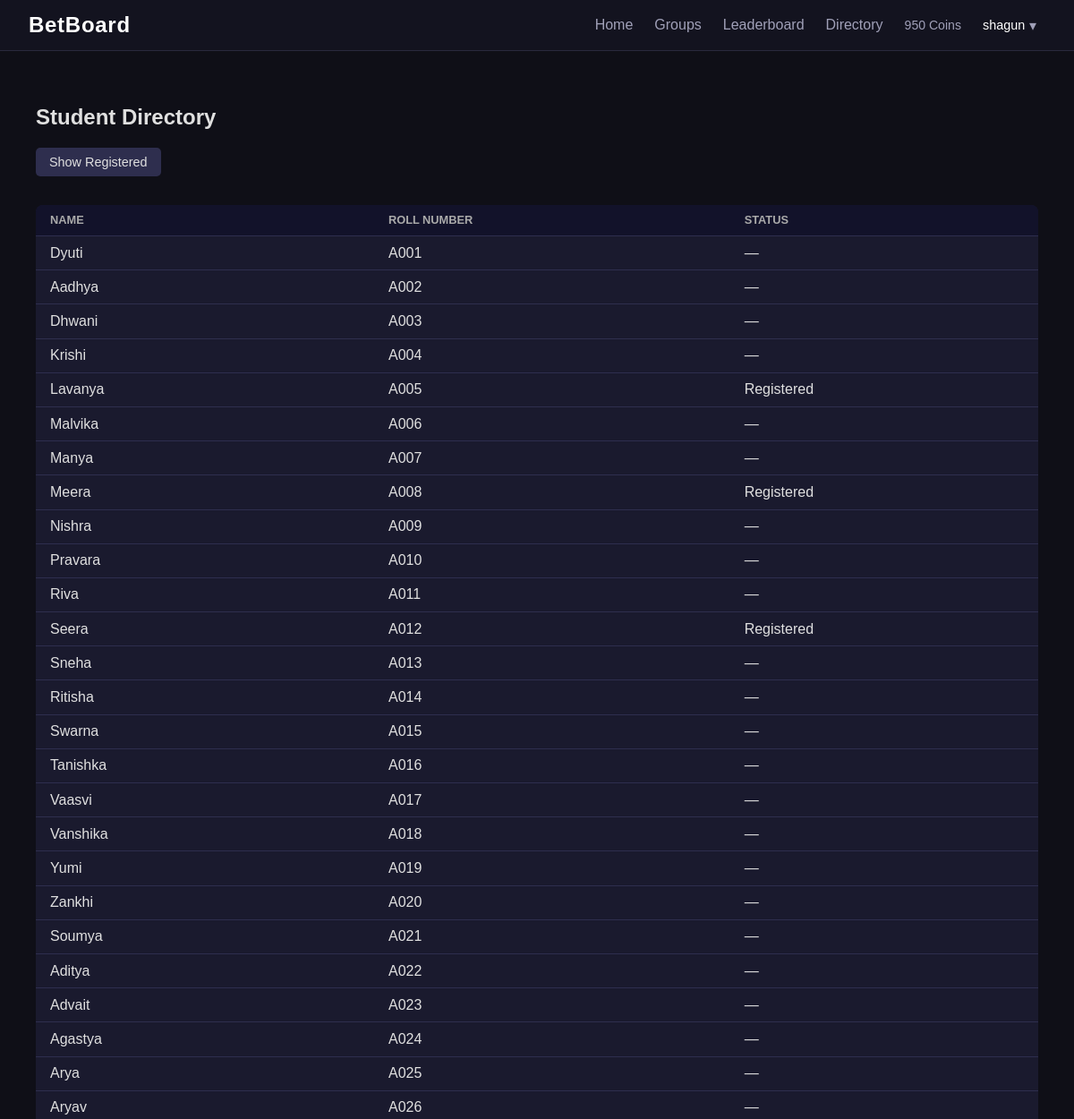
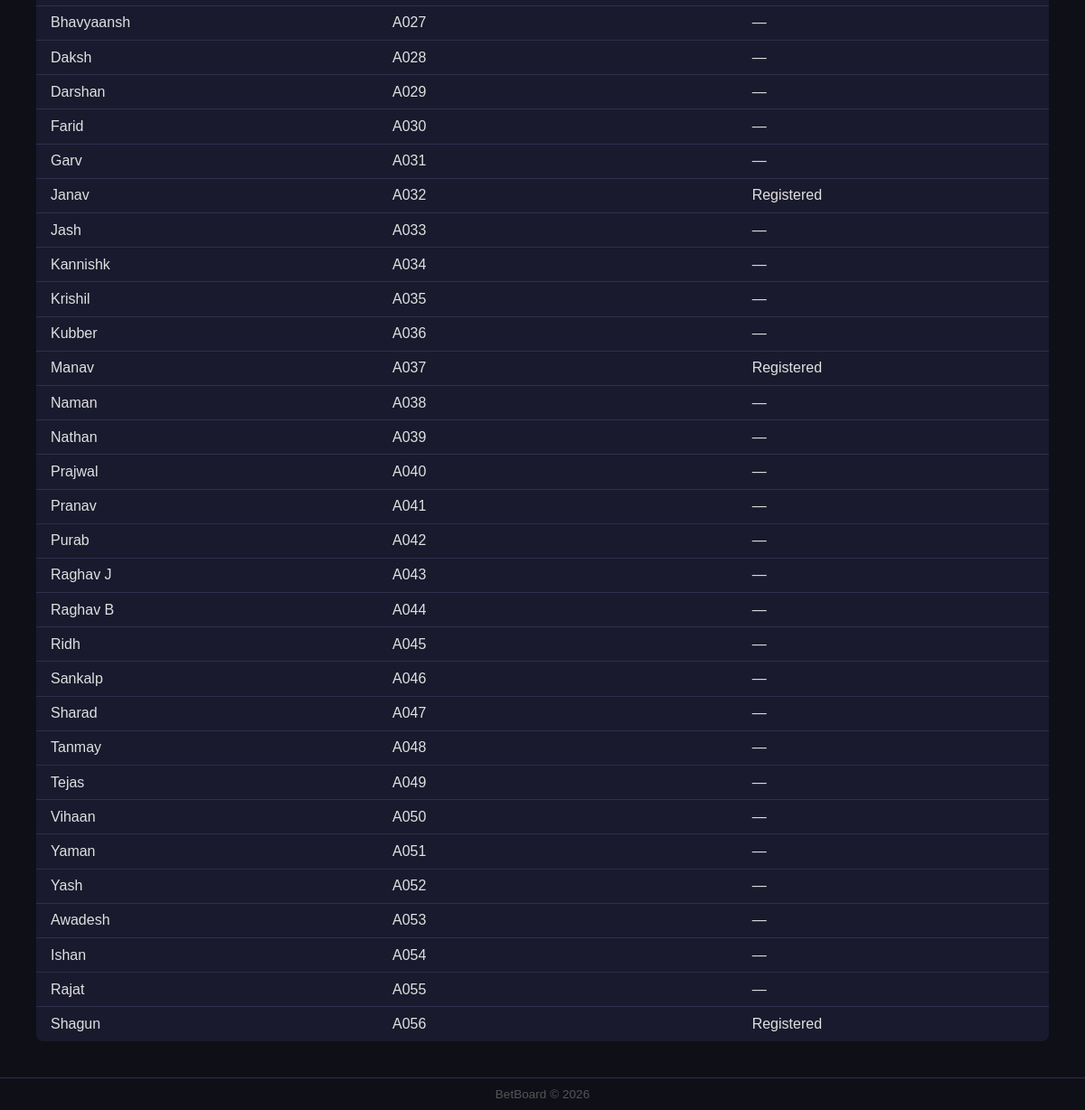
The app's page /directory (signed in) with its own data (2 pictures, top to bottom).
### models.py (models this page shows)
class User(db.Model):
    __tablename__ = "users"
    id = db.Column(db.Integer, primary_key = True)
    username = db.Column(db.String(50), unique = True, nullable = False)
    password_hash = db.Column(db.String(50), nullable = False)
    coins = db.Column(db.Integer, default = 1000)
    created_at = db.Column(db.DateTime, default = datetime.utcnow)
    is_admin = db.Column(db.Boolean, default = False)
    roll_number = db.Column(db.String(20), unique = True, nullable = False)

### routes/auth.py (the view)
@auth_bp.route('/directory')
def directory():
    if "user_id" not in session:
        return redirect(url_for('auth.login'))
    current_user = db.session.get(User, session['user_id'])
    students = load_students()
    entries =[]
    for s in students:
        registered_user = User.query.filter_by(roll_number=s['roll_number'], is_admin=False).first()
        entries.append({
            'name': s['name'],
            'roll_number': s['roll_number'],
            'registered': registered_user is not None,
            'user_id': registered_user.id if registered_user else None
        })
    return render_template('directory.html', entries=entries, current_user=current_user)

### routes/auth.py (called while the page is built)
def load_students():
    path=os.path.join(os.path.dirname(os.path.abspath(__file__)), '..', 'students.csv')
    students = []
    try:
        with open(path, newline='', encoding='utf-8-sig') as f:
            for row in csv.DictReader(f):
                students.append({
                    'name': row['name'].strip(),
                    'roll_number': row['roll_number'].strip().upper()
                })
    except FileNotFoundError:
        pass
    return students

### templates/directory.html (shortened to what this page needs)
{% extends 'base.html' %}
{% block content %}
<div class="container">
    <h2>Student Directory</h2>
    <button id="filter-btn" onclick="toggleFilter()" style="margin-bottom: 16px;"> Show Registered</button>
    <table class="bet-table">
        <thead>
            <tr>
                <th>Name</th>
                <th>Roll Number</th>
                <th>Status</th>
            </tr>
        </thead>
       <tbody id="directory-body">
            {% for e in entries %}
            <tr data-registered="{{ 'yes' if e.registered else 'no' }}">
                <td>{{ e.name }}</td>
                <td>{{ e.roll_number }}</td>
                <td>
                    {% if e.registered %}Registered     {% else %}—{% endif %}
                </td>
            </tr>
            {% endfor %}
        </tbody>
    </table>
</div>
{% endblock %}

### templates/base.html (shortened to what this page needs)
<!DOCTYPE html>
<html>
<head>
    <link rel="stylesheet" href="{{url_for('static', filename='css/style.css')}}"> </head>
<body>
    <nav class="navbar">
        <a href="{{ url_for('betting.dashboard') }}" class="nav-brand">BetBoard</a>
        {%if session.get('user_id')%}
        <div class="nav-right">
            <a href="{{ url_for('betting.dashboard') }}" class="nav-link">Home</a>
            {%if current_user.is_admin%}
                    <a href="{{url_for('admin.admin_groups')}}" class="nav-link">Manage Groups</a>
                    <a href="{{url_for('admin.create_event')}}" class="nav-link">Create Event</a>
            {%else%}
            <a href="{{ url_for('groups.groups') }}" class="nav-link">Groups</a>
             {%endif%}
            <a href="{{ url_for('betting.leaderboard') }}" class="nav-link">Leaderboard</a>
            <a href="{{ url_for('auth.directory') }}" class="nav-link">Directory</a>
            <span class="nav-coins">{{ current_user.coins }} Coins </span>
            <div class="nav-profile-wrapper">
                <button class="nav-profile-btn" onclick="toggleProfileDropdown()">
                    {{ current_user.username }}
                    <span class="nav-caret">▾</span>
                </button>
            </div>
        </div>
        {%endif%}
    </nav>
    <div class="container">
        {% block content %}{% endblock %}
    </div>
    <footer style="text-align:center; padding: 10px;  border-top: 1px solid #2e2e4e; color: #555; font-size: 0.85rem; ">
        BetBoard &copy; 2026
    </footer>
</body>
</html>

### static/css/style.css (style rules this page uses)
body { font-family: Arial; background: #0f0f17; color: #e0e0e0; margin: 0; display: flex; flex-direction: column; min-height: 100vh; }
a { color: #7eb8f7; }
.navbar { display: flex; align-items: center; justify-content: space-between; padding: 0 2rem; height: 56px; background: #13131f; border-bottom: 1px solid #2a2a3d; position: sticky; top: 0; z-index: 100; }
.nav-brand { font-size: 1.5rem; font-weight: 700; color: #ffffff; text-decoration: none; letter-spacing: 0.03em; }
.nav-link { color: #a0a0b8; text-decoration: none; font-size:1.0rem; transition: color 0.2s; }
.nav-right { font-size: 1rem; display: flex; align-items: center; gap: 1.5rem; }
.nav-coins { font-size: 0.88rem; color: #a0a0b8; }
.nav-profile-wrapper { position: relative; }
.nav-profile-btn { background: none; border: none; color: #ffffff; font-size: 0.9rem; cursor: pointer; display: flex; align-items: center; gap: 0.3rem; padding: 0; }
.nav-caret { font-size: 1rem; color: #a0a0b8; }
.container { padding: 20px; flex: 1; }
button { padding: 8px 15px; margin-right: 10px; cursor: pointer; border: none; border-radius: 5px; background: #2e2e4e; color: #e0e0e0; font-size: 0.9rem; }
table { width: 100%; border-collapse: collapse; background: #1a1a2e; border-radius: 8px; overflow: hidden; }
th, td { padding: 10px 14px; border-bottom: 1px solid #2e2e4e; text-align: left; }
th { background: #12122a; color: #aaa; font-size: 0.78rem; text-transform: uppercase; }
tr:last-child td { border-bottom: none; }
.bet-table { width: 100%; border-collapse: collapse; margin-top: 1rem; background: #1a1a2e; border-radius: 8px; overflow: hidden; }
.bet-table th, .bet-table td { padding: 0.6rem 1rem; border-bottom: 1px solid #2e2e4e; text-align: left; }
.bet-table th { background: #12122a; color: #aaa; font-size: 0.8rem; text-transform: uppercase; }
.bet-table tr:last-child td { border-bottom: none; }

### records on screen
User: coins "950", username "shagun", name "Shagun", roll_number "A056", shows "Registered"
User: name "Meera", roll_number "A008", shows "Registered"
User: name "Janav", roll_number "A032", shows "Registered"
User: name "Manav", roll_number "A037", shows "Registered"

### other values on screen
{{ e.name }} "Dyuti" "Aadhya" "Dhwani" "Krishi" "Lavanya" "Malvika" "Manya" "Nishra" "Pravara" "Riva" "Seera" "Sneha" "Ritisha" "Swarna" "Tanishka" "Vaasvi" "Vanshika" "Yumi" "Zankhi" "Soumya" "Aditya" "Advait" "Agastya" "Arya" "Aryav" "Bhavyaansh" "Daksh" "Darshan" "Farid" "Garv" "Jash" "Kannishk" "Krishil" "Kubber" "Naman" "Nathan" "Prajwal" "Pranav" "Purab" "Raghav J" "Raghav B" "Ridh" "Sankalp" "Sharad" "Tanmay" "Tejas" "Vihaan" "Yaman" "Yash" "Awadesh" "Ishan" "Rajat"
{{ e.roll_number }} "A001" "A002" "A003" "A004" "A005" "A006" "A007" "A009" "A010" "A011" "A012" "A013" "A014" "A015" "A016" "A017" "A018" "A019" "A020" "A021" "A022" "A023" "A024" "A025" "A026" "A027" "A028" "A029" "A030" "A031" "A033" "A034" "A035" "A036" "A038" "A039" "A040" "A041" "A042" "A043" "A044" "A045" "A046" "A047" "A048" "A049" "A050" "A051" "A052" "A053" "A054" "A055"
